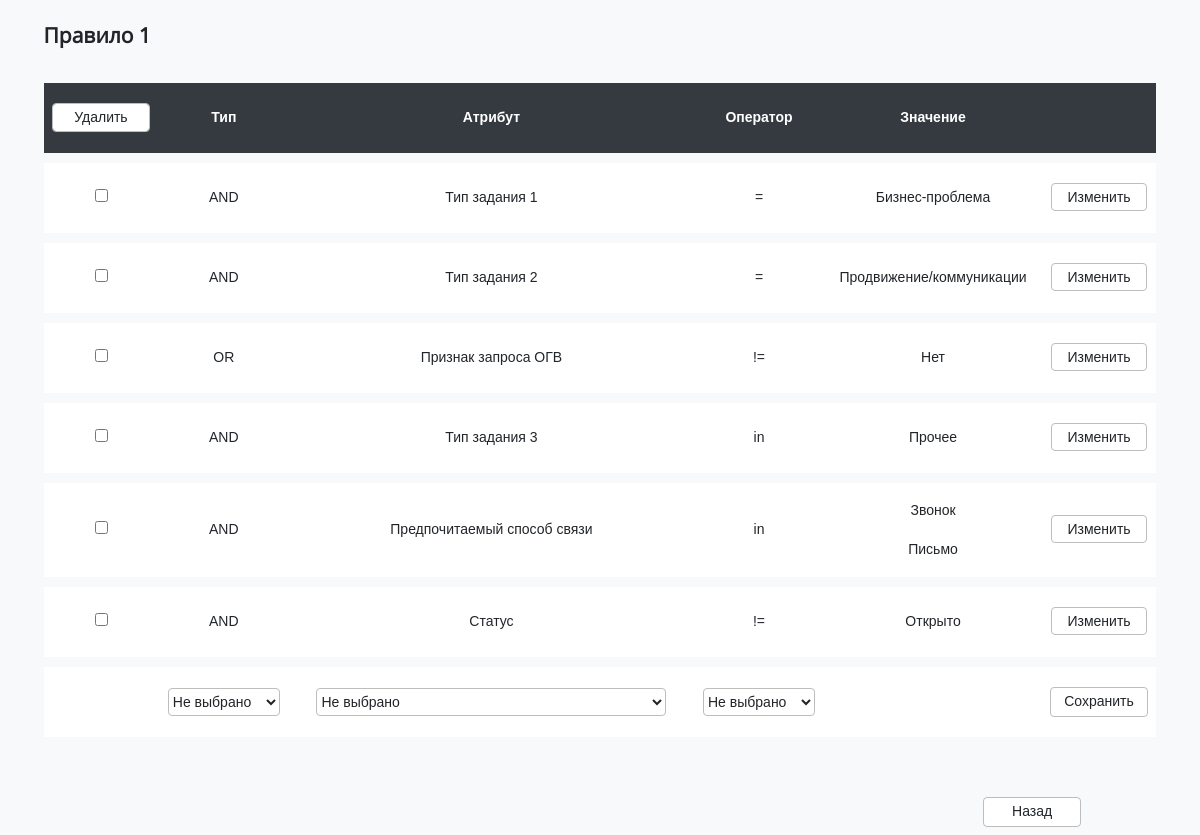
Page /polls/1/ on the earlier database version.
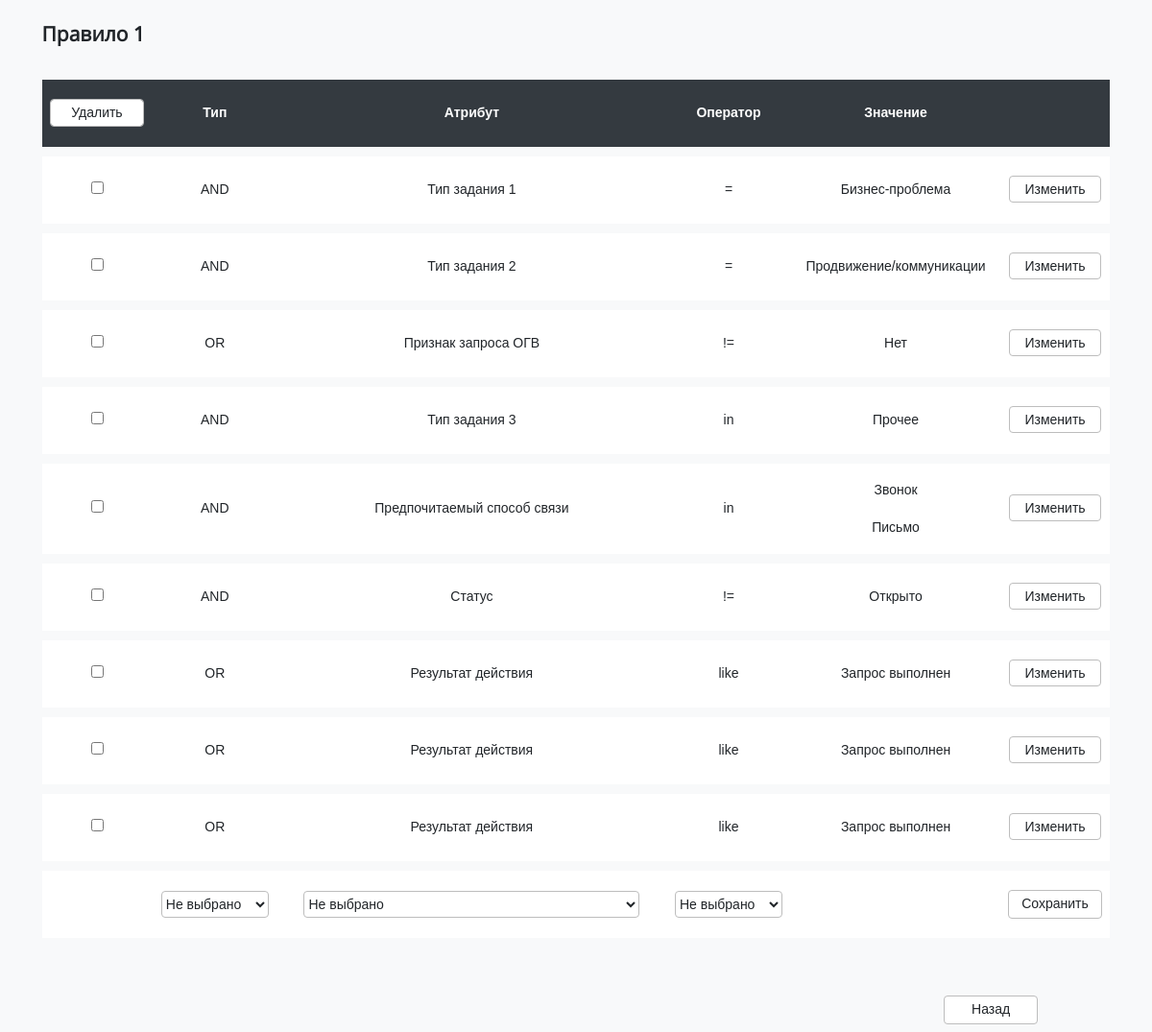
Same page on the later database version.
### polls/models.py (models this page shows, shortened)
class Rule(models.Model):
    name = models.CharField('Название', max_length = 200)
    queue = models.CharField('Очередь', max_length = 200, choices = [(i,i) for i in Dictionaries.all_queues], default = '-')
    rule_range = models.IntegerField('Ранг',unique=True)
    creator = models.CharField('Пользователь, который создал правило', max_length = 20)
    updator = models.CharField('Пользователь, который последним изменил правило', max_length = 20)
    create_date = models.DateTimeField('Дата создания правила', auto_now=False, auto_now_add=True)
    update_date = models.DateTimeField('Дата последнего изменения правила',auto_now=True, auto_now_add=False)
    class Meta:
        verbose_name = "Правило"
        verbose_name_plural = "Список правил"

class Task(models.Model):
    rule = models.ForeignKey(Rule, on_delete = models.CASCADE, verbose_name="Правило")
    operation_type = models.CharField('Тип', max_length = 5, choices = [(i,i) for i in Dictionaries.all_operations], default = '-')
    attribute = models.CharField('Атрибут', max_length = 200, choices = [(i[0],i[0]) for i in list(Dictionaries.all_attributes.items())], default = '-')
    operator = models.CharField('Оператор', max_length = 200, choices = [(i,i) for i in Dictionaries.all_operators], default = '-')
    value = models.CharField('Значение', max_length = 200)
    class Meta:
        verbose_name = "Правило маршрутизации заданий"
        verbose_name_plural = "Правила маршрутизации заданий"

### polls/views.py (the view, shortened to what this page needs)
# urls.py: path('<int:rule_id>/', views.detail, name='detail'),
def detail(request, rule_id):
    try:
        rule = Rule.objects.get(id = rule_id)
        task = Task.objects.filter(rule = rule)
        sort_type = request.GET.get('sort', None)
        if sort_type:
            task = task.order_by(sort_type)
        new_t = request.GET.get('new', None)
        new_attr = None
        new_op = None
        new_t_op = None
        type1_attribute = None
        type2_attribute = None
        for i in task:
            if i.attribute == 'Тип задания 1':
                type1_attribute = i.value
            elif i.attribute == 'Тип задания 2':
                type2_attribute = i.value
    except:
        raise Http404("Правило не найдено")
    return render(request, 'polls/detail.html', {'rule': rule.name, 'task': task, 'Dictionaries': Dictionaries,
                                                'attribute_temp': new_attr, 'type1': type1_attribute,
                                                'type2':type2_attribute, 'new_op': new_op, 'new_t_op': new_t_op})

### polls/templatetags/choose_operators.py (called while the page is built)
@register.simple_tag()
def check_attribute(arg, type1, type2):
    if arg == 'Тип задания 2' and type1 or arg == 'Тип задания 3' and type1 and type2 or arg != 'Тип задания 2' and arg != 'Тип задания 3':
        return True
    return False

@register.simple_tag()
def make_values_list(arg):
    if arg[0] == '[':
        arg1 = arg.replace('[','')
        arg1 = arg1.replace(']','')
        arg1 = arg1.replace("'",'')
        res = []
        t = ''
        for i in range(len(arg1)):
            if arg1[i] != ',':
                t += arg1[i]
            else:
                res.append(t)
                t = ''
        res.append(t)
        return res
    else: return [arg]

### polls/templates/polls/detail.html (shortened to what this page needs)
{% extends 'base.html' %}
{% block content %}
    {% load choose_operators %}
    <h2>{{rule}}</h2>
    <table class="table">
        <form action="delete/" method="post">
            <thead class="table-head">
                <tr>
                    <th><input type="submit" class="submit_button" value="Удалить"></th>
                    <th onclick="location.href='?sort=operation_type'">Тип</th>
                    <th onclick="location.href='?sort=attribute'">Атрибут</th>
                    <th onclick="location.href='?sort=operator'">Оператор</th>
                    <th>Значение</th>
                    <th></th>
                </tr>
            </thead>
            {% if task %}
                {% for t in task %}
                    <tr class="row">
                        <td><input type="checkbox"  value="{{t.id}}" name="checks"></td>
                        <td><p>{{t.operation_type}}</p></td>
                        <td><p>{{t.attribute}}</p></td>
                        <td><p>{{t.operator}}</p></td>
                        <td>
                            {% make_values_list t.value as list_value %}
                            {% for i in list_value %}
                                <p>{{i}}</p>
                            {% endfor %}
                        </td>
                        <td><a class="a_button" href="update/{{t.id}}">Изменить</a></td>
                    </tr>
                {% endfor %}
            {% endif %}
        </form>
        <form action="add/" method="post">
            <tr class="row">
                <td></td>
                <td>
                    <select id="t_operation" name="operation_new" onchange="location.href='?new='+value+',';">
                        <option value="">Не выбрано</option>
                    </select>
                </td>
                <td>
                    <select id="t_attribute_new" name="attribute_new" onchange="location.href=location.href+value+',';">
                        <option value="">Не выбрано</option>
                    </select>
                </td>
                <td>
                    <select id="t_operator_new" name="operator_new" onchange="location.href=location.href+value+',';">
                        <option value="">Не выбрано</option>
                   </select>
                </td>
                <td>
                </td>
                <td><input type="submit" class="submit_button" value="Сохранить"></td>
            </tr>
        </form>
    </table>
    <br><br>
    <div class="back">
    <form action="back/">
        <input type="submit" class="submit_button" class="back" value="Назад">
    </form>
</div>
{% endblock %}

### polls/templates/base.html (shortened to what this page needs)
{% load static %}
<!DOCTYPE html>
<html lang="en">
<head>
    <link rel="stylesheet" href="{% static 'css/stylesheet.css' %}" type="text/css">
</head>
<body>
    {% block content %}{% endblock %}
</body>
</html>

### static/css/stylesheet.css (style rules this page uses)
h2 { font-family: Open_Sans-Reg; text-align: left; padding-left: 3%; }
body { background-color: #f8f9fa; font-family: "Poppins", Arial, sans-serif; font-size: 14px; text-align: center; line-height: 1.8; color: #212529; }
#t_value_new, #t_attribute_new { width: 25em; }
.sel_rule_queue, .inp_rule_name, #t_operator_new, #t_operation { width: 8em; }
.back { margin-left: 73%; }
select { font-family: inherit; font-size: inherit; line-height: inherit; color: inherit; background-color: #fff; background-clip: padding-box; border: 1px solid #bdbdbd; border-radius: 0.25rem; transition: border-color 0.15s ease-in-out, box-shadow 0.15s ease-in-out; width: 60%; min-height: 1.8rem; }
.submit_button { font-family: inherit; font-size: inherit; line-height: 1.8; color: #212529; background-color: #fff; background-clip: padding-box; border: 1px solid #bdbdbd; border-radius: 0.25rem; transition: border-color 0.15s ease-in-out, box-shadow 0.15s ease-in-out; width: 7em; }
.a_button { font-family: inherit; font-size: inherit; line-height: 1.8; color: inherit; background-color: #fff; background-clip: padding-box; border: 1px solid #bdbdbd; border-radius: 0.25rem; transition: border-color 0.15s ease-in-out, box-shadow 0.15s ease-in-out; padding: 5px 15px; text-decoration: none; width: 7em; }
.table-head { color: #fff; background-color: #343a40; font-weight: bold; height: 5em; }
.table { border: none; background-color: #f8f9fa; vertical-align: top; box-sizing: border-box; min-width: 1000px !important; width: 100%; border-collapse: separate; border-spacing: 0 10px; padding-right: 3%; padding-left: 3%; }
.row { background-color: #fff; height: 5em; }

Differences in the rows shown:
added Task: operation_type "OR", attribute "Результат действия", operator "like", list_value "Запрос выполнен"
added Task: operation_type "OR", attribute "Результат действия", operator "like", list_value "Запрос выполнен"
added Task: operation_type "OR", attribute "Результат действия", operator "like", list_value "Запрос выполнен"
